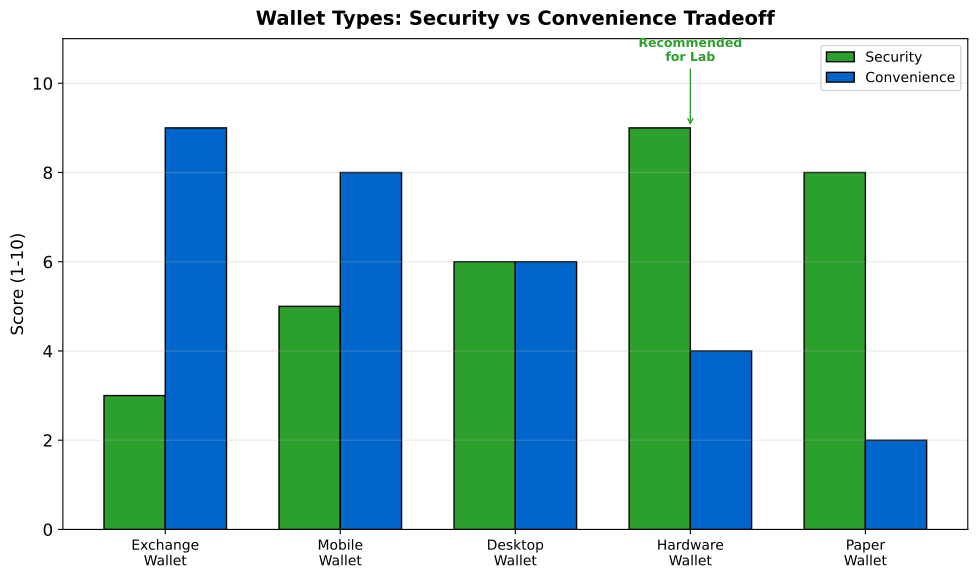

Reproduce this figure in Python.
"""
Wallet Types Comparison
Security vs Convenience tradeoff
"""

import matplotlib.pyplot as plt
import numpy as np
from pathlib import Path

CHART_METADATA = {
    'title': 'Wallet Types',
    'url': 'https://github.com/Digital-AI-Finance/Blockchain_Crypto/tree/main/Module_A_Blockchain_Foundations/L08_Lab_Wallet_Setup/charts/01_wallet_types'
}

plt.rcParams.update({
    'font.size': 14,
    'axes.labelsize': 14,
    'axes.titlesize': 16,
    'xtick.labelsize': 12,
    'ytick.labelsize': 12,
    'legend.fontsize': 12,
    'figure.figsize': (10, 6),
    'figure.dpi': 150
})

MLPURPLE = '#3333B2'
MLBLUE = '#0066CC'
MLORANGE = '#FF7F0E'
MLGREEN = '#2CA02C'
MLRED = '#D62728'

fig, ax = plt.subplots(figsize=(10, 6))

wallets = ['Exchange\nWallet', 'Mobile\nWallet', 'Desktop\nWallet', 'Hardware\nWallet', 'Paper\nWallet']
security = [3, 5, 6, 9, 8]
convenience = [9, 8, 6, 4, 2]
colors = [MLRED, MLORANGE, MLBLUE, MLGREEN, MLPURPLE]

x = np.arange(len(wallets))
width = 0.35

bars1 = ax.bar(x - width/2, security, width, label='Security', color=MLGREEN, edgecolor='black')
bars2 = ax.bar(x + width/2, convenience, width, label='Convenience', color=MLBLUE, edgecolor='black')

ax.set_ylabel('Score (1-10)', fontsize=12)
ax.set_xticks(x)
ax.set_xticklabels(wallets, fontsize=10)
ax.set_ylim(0, 11)

ax.legend(loc='upper right', fontsize=10)
ax.grid(True, alpha=0.3, axis='y')

# Add annotation
ax.annotate('Recommended\nfor Lab', xy=(3, 9), xytext=(3, 10.5),
            fontsize=9, ha='center', fontweight='bold', color=MLGREEN,
            arrowprops=dict(arrowstyle='->', color=MLGREEN))

ax.set_title('Wallet Types: Security vs Convenience Tradeoff', fontweight='bold', fontsize=14, pad=10)

plt.tight_layout()
output_path = Path(__file__).parent / 'chart.pdf'
plt.savefig(output_path, bbox_inches='tight', dpi=300)
print(f"Chart saved to: {output_path.absolute()}")
plt.close()
